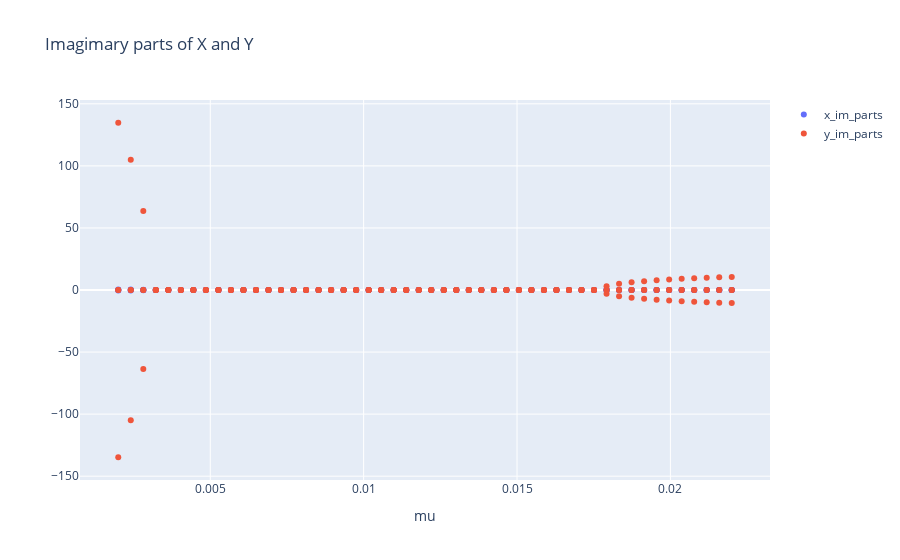

The notebook cell this image was saved under:
### Code cell
y_im_parts = []
x_im_parts = []
mus_for_im=[]
for cur_mu, sols in list(solutions_by_mu.items()):
    for x,y in sols:
        x_im_parts.append(float(x.as_real_imag()[1]))
        y_im_parts.append(float(y.as_real_imag()[1]))
        mus_for_im.append(cur_mu)
            
fig = go.Figure()
fig.add_trace(go.Scatter(x=mus_for_im, y=x_im_parts, mode='markers', name = "x_im_parts"))
fig.add_trace(go.Scatter(x=mus_for_im, y=y_im_parts, mode='markers', name = "y_im_parts"))
fig.update_layout(title="Imagimary parts of X and Y")
fig.update_layout(xaxis={"title": "mu"})

### Figure 1 — Plotly figure (JSON) as saved in the notebook; plotly's stock layout.template omitted (floating-point values rounded to 4 significant figures; data arrays with more than 128 entries replaced by an {"elided": "..."} marker saying what was removed)
{"data": [{"mode": "markers", "name": "x_im_parts", "type": "scatter", "x": {"elided": "200 float values"}, "y": {"elided": "200 float values"}}, {"mode": "markers", "name": "y_im_parts", "type": "scatter", "x": {"elided": "200 float values"}, "y": {"elided": "200 float values"}}], "layout": {"autosize": true, "title": {"text": "Imagimary parts of X and Y"}, "xaxis": {"autorange": true, "range": [0.0007579, 0.02324], "showspikes": false, "title": {"text": "mu"}, "type": "linear"}, "yaxis": {"autorange": true, "range": [-157.0, 157.0], "showspikes": false, "type": "linear"}}}
